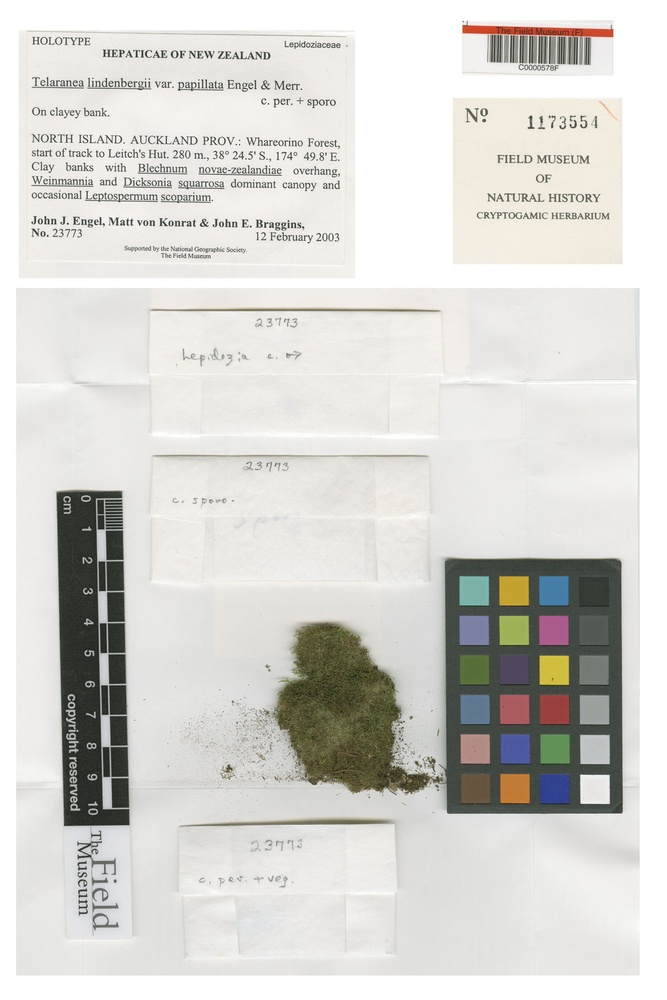
#> input picture TestingPipeline/BaseImages/0000_C0000578F.jpg, 667 x 1000 px, shrunk from 1500 x 2250 before the run, found by its file name; its folder holds only this picture in this run
$ python 3_Image_Sat_Brightness.py
#> lines starting #> are read from the running program, lines starting #| are printed output that depends on the picture
import os
from PIL import Image, ImageEnhance

def adjust_image(image_path, output_path, brightness_factor, saturation_factor):
#> called with brightness_factor = 0.9, saturation_factor = 1.2
    print(f"Processing image: {image_path}")
    image = Image.open(image_path)
#> image is the input picture: PIL image 667x1000 RGB; mean R, G, B 214.9, 213.9, 209.5

    # Apply brightness adjustment
    brightness_enhancer = ImageEnhance.Brightness(image)
    image_adjusted_brightness = brightness_enhancer.enhance(brightness_factor)
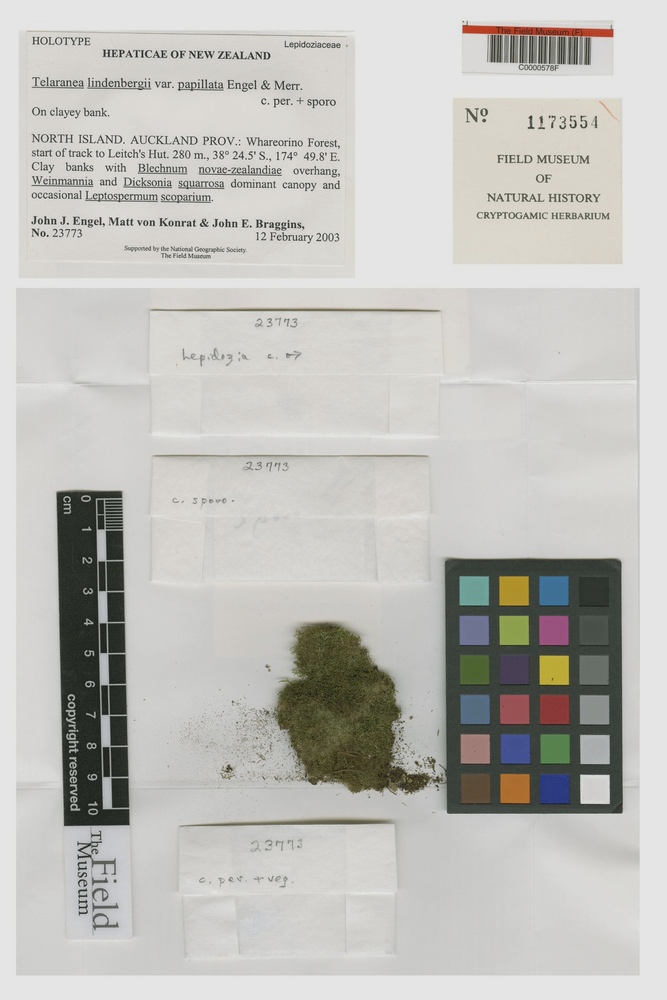
#> image_adjusted_brightness: PIL image 667x1000 RGB; mean R, G, B 192.9, 192, 188.1
    print(f"Brightness adjusted by factor: {brightness_factor}")

    # Apply saturation adjustment
    saturation_enhancer = ImageEnhance.Color(image_adjusted_brightness)
    final_image = saturation_enhancer.enhance(saturation_factor)
    print(f"Saturation adjusted by factor: {saturation_factor}")

    # Save the final image
    final_image.save(output_path)
    print(f"Image saved to: {output_path}")

def process_folder(input_folder, output_folder, brightness_factor, saturation_factor):
    if not os.path.exists(output_folder):
        os.makedirs(output_folder)

    for filename in os.listdir(input_folder):
        if filename.lower().endswith(('.png', '.jpg', '.jpeg', '.bmp', '.tiff')):
            input_path = os.path.join(input_folder, filename)
            output_filename = f"sat_{filename}"
            output_path = os.path.join(output_folder, output_filename)
            adjust_image(input_path, output_path, brightness_factor, saturation_factor)

if __name__ == "__main__":
    input_folder = "C:\\Users\\riley\\Documents\\GitHub\\RileyHerbstProject\\TestingPipeline\\BaseImages"
    output_folder = "C:\\Users\\riley\\Documents\\GitHub\\RileyHerbstProject\\TestingPipeline\\Pre_Processed_Images"

    process_folder(
        input_folder=input_folder,
        output_folder=output_folder,
        brightness_factor=0.9,
        saturation_factor=1.2
    )

    print("Processing complete. Images saved to:", output_folder)
